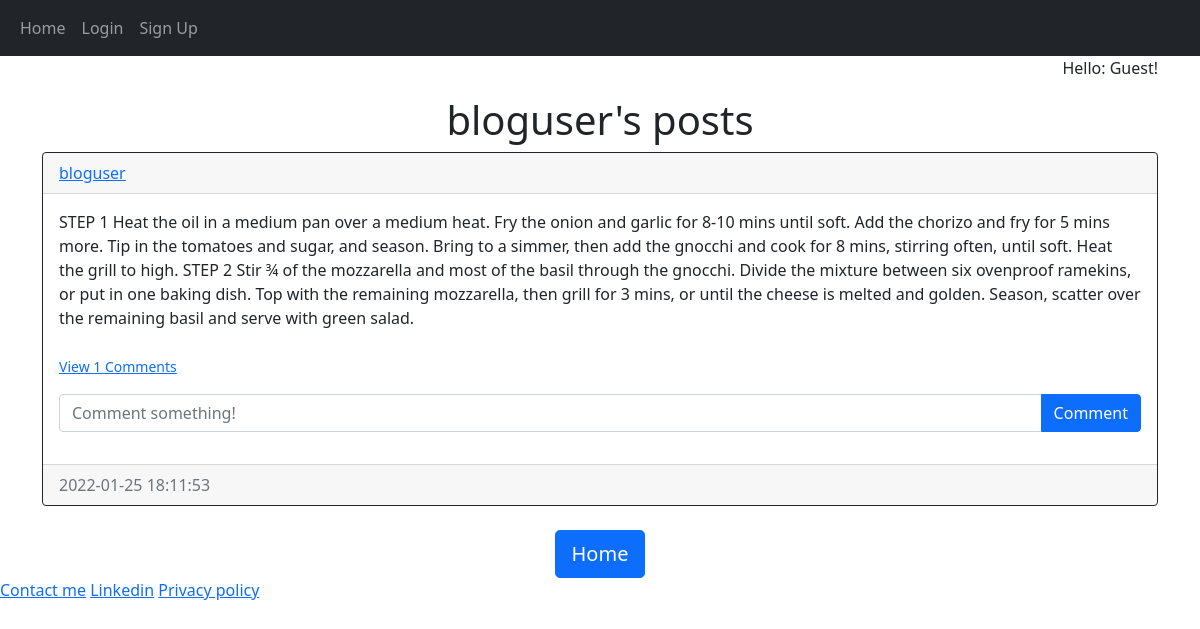
Screenshot of /posts/bloguser with the database file from the repository.
### blog/models.py (models this page shows)
class User(db.Model, UserMixin):
    id = db.Column(db.Integer, primary_key=True)
    email = db.Column(db.String(150), unique=True)
    username = db.Column(db.String(150), unique=True)
    password = db.Column(db.String(150))
    date_created = db.Column(db.DateTime(timezone=True), default=func.now())
    posts = db.relationship('Post', backref='user', passive_deletes=True)
    comments = db.relationship('Comment', backref='user', passive_deletes=True)
    rate = db.relationship('starRating', backref='user', passive_deletes=True)

class Post(db.Model):
    id = db.Column(db.Integer, primary_key=True)
    title = db.Column(db.Text, nullable=True)
    image_file = db.Column(db.String(40), nullable=True, default='default.jpg')
    text = db.Column(db.Text, nullable=False)
    shortdescription = db.Column(db.Text, nullable=True)
    date_created = db.Column(db.DateTime(timezone=True), default=func.now())
    author = db.Column(db.Integer, db.ForeignKey('user.id', ondelete="CASCADE"), nullable=False)
    comments = db.relationship('Comment', backref='post', passive_deletes=True)
    rate = db.relationship('starRating', backref='post', passive_deletes=True)

### blog/views.py (the view)
@views.route("/posts/<username>")
def posts(username):
    user = User.query.filter_by(username=username).first()
    if not user:
        flash('No user with that username exists.', category='error')
        return redirect(url_for('views.home'))
    posts = user.posts
    return render_template("posts.html", user=current_user, posts=posts, username=username)

### blog/templates/posts.html (shortened to what this page needs)
{% extends "posts_div.html" %}  {% block header %} {{username}}'s posts {% endblock %} {% block footer %}
<div align="center">
  <a href="/home"
    ><button type="button" class="btn btn-primary btn-lg">Home</button></a
  >
</div>
{% endblock %}

### blog/templates/posts_div.html (shortened to what this page needs)
{% extends "base.html" %} {% block title %}Home{% endblock %} {% block content
%}
{% if user.is_authenticated %}
<p class="'pers_greet" align="right">Hello: {{user.username}}!</p>
{% else %}
<p class="'pers_greet" align="right">Hello: Guest!</p>
{% endif %}
<h1 align="center">{% block header %}Posts{% endblock %}</h1>
<div id="posts">
  {% for post in posts %}
  <div class="card border-dark">
    <div class="card-header d-flex justify-content-between align-items-center">
      <a href="/posts/{{post.user.username}}">{{post.user.username}}</a>
    </div>
    <div class="card-body">
      <div class="card-text" id="blog_post">{{post.text}}</div>
      <br />
      <p class="card-text">
        {% if post.comments|length > 0 %}
        <a data-bs-toggle="collapse" href="#comments-{{post.id}}" role="button">
          <small>View {{post.comments|length}} Comments</small>
        </a>
        {% else %}
        <small class="text-muted">No Comments</small>
        {% endif %}
      </p>
      <form
        class="input-group mb-3"
        method="POST"
        action="/create-comment/{{post.id}}"
      >
        <input
          type="text"
          id="text"
          name="text"
          class="form-control"
          placeholder="Comment something!"
        />
        <button type="submit" class="btn btn-primary">Comment</button>
      </form>
    </div>
    <div class="card-footer text-muted">{{post.date_created}}</div>
  </div>
  <br/ > {% endfor %}
</div>
{% block footer %}{% endblock %} {% endblock %}

### rows the page displays
User: username "bloguser"
Post: user.username "bloguser", text "STEP 1 Heat the oil in a medium pan over a medium heat. Fry the onion and garlic for 8-10 mins until soft. Add the chorizo and fry for 5 mins more. Tip in the tomatoes and sugar, and season. Bring to a simmer, then add the gnocchi and cook for 8 mins, stirring often, until soft. Heat the grill to high. STEP 2 Stir ¾ of the mozzarella and most of the basil through the gnocchi. Divide the mixture between six ovenproof ramekins, or put in one baking dish. Top with the remaining mozzarella, then grill for 3 mins, or until the cheese is melted and golden. Season, scatter over the remaining basil and serve with green salad.", comments|length "1", date_created "2022-01-25 18:11:53"
